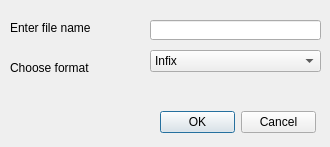
<?xml version="1.0" encoding="UTF-8"?>
<ui version="4.0">
 <class>Dialog</class>
 <widget class="QDialog" name="Dialog">
  <property name="geometry">
   <rect>
    <x>0</x>
    <y>0</y>
    <width>330</width>
    <height>147</height>
   </rect>
  </property>
  <property name="windowTitle">
   <string>Dialog</string>
  </property>
  <widget class="QLabel" name="label">
   <property name="geometry">
    <rect>
     <x>10</x>
     <y>20</y>
     <width>111</width>
     <height>16</height>
    </rect>
   </property>
   <property name="text">
    <string>Enter file name</string>
   </property>
  </widget>
  <widget class="QLineEdit" name="lineEdit">
   <property name="geometry">
    <rect>
     <x>150</x>
     <y>20</y>
     <width>171</width>
     <height>20</height>
    </rect>
   </property>
  </widget>
  <widget class="QLabel" name="label_2">
   <property name="geometry">
    <rect>
     <x>10</x>
     <y>60</y>
     <width>91</width>
     <height>16</height>
    </rect>
   </property>
   <property name="text">
    <string>Choose format</string>
   </property>
  </widget>
  <widget class="QComboBox" name="comboBox">
   <property name="geometry">
    <rect>
     <x>150</x>
     <y>50</y>
     <width>171</width>
     <height>22</height>
    </rect>
   </property>
   <item>
    <property name="text">
     <string>Infix</string>
    </property>
   </item>
   <item>
    <property name="text">
     <string>Prefix</string>
    </property>
   </item>
   <item>
    <property name="text">
     <string>Postfix(reverse-polish)</string>
    </property>
   </item>
  </widget>
  <widget class="QDialogButtonBox" name="buttonBox">
   <property name="geometry">
    <rect>
     <x>160</x>
     <y>110</y>
     <width>156</width>
     <height>24</height>
    </rect>
   </property>
   <property name="standardButtons">
    <set>QDialogButtonBox::Cancel|QDialogButtonBox::Ok</set>
   </property>
  </widget>
 </widget>
 <resources/>
 <connections>
  <connection>
   <sender>buttonBox</sender>
   <signal>accepted()</signal>
   <receiver>Dialog</receiver>
   <slot>accept()</slot>
   <hints>
    <hint type="sourcelabel">
     <x>237</x>
     <y>121</y>
    </hint>
    <hint type="destinationlabel">
     <x>164</x>
     <y>73</y>
    </hint>
   </hints>
  </connection>
  <connection>
   <sender>buttonBox</sender>
   <signal>rejected()</signal>
   <receiver>Dialog</receiver>
   <slot>reject()</slot>
   <hints>
    <hint type="sourcelabel">
     <x>237</x>
     <y>121</y>
    </hint>
    <hint type="destinationlabel">
     <x>164</x>
     <y>73</y>
    </hint>
   </hints>
  </connection>
 </connections>
</ui>
